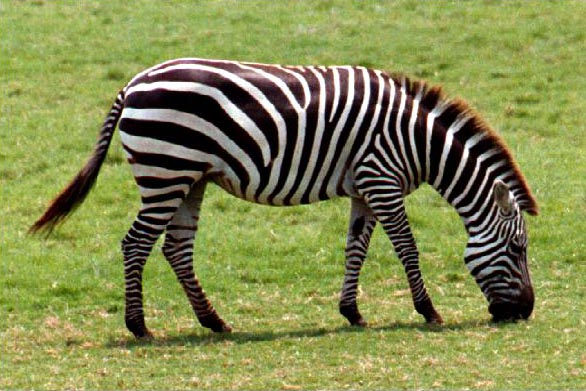
#> input picture zebra.bmp, 586 x 391 px, found by its file name
$ jupyter execute 'CROP PATCH.ipynb'
#> lines starting #> are read from the running program, lines starting #| are printed output that depends on the picture; after the words box and inside, x2 and y2 are one past the last pixel; in counts of white or black regions, pixels touching at a corner belong together
[cell 1]
##HOW TO CUT /CROP SOME PART IMAGE
#FROM SENDEX
#Loading Video Source-OpenCV with Python for Image and Video Analysis4
import numpy as np
import cv2
img = cv2.imread('/home/wazir/SRGAN/zebra.bmp', cv2.IMREAD_COLOR)
#> img is the input picture: shape (391, 586, 3); mean B, G, R 80.5, 138.4, 132.5
img[55,55] = [255,255,255]
#> img: shape (391, 586, 3); under 0.01% of pixels changed, all inside (x1, y1, x2, y2) = (55, 55, 56, 56)
px = img[55,55]
#> px = [255, 255, 255]

img[100:150, 100:150] = [255,255,255]
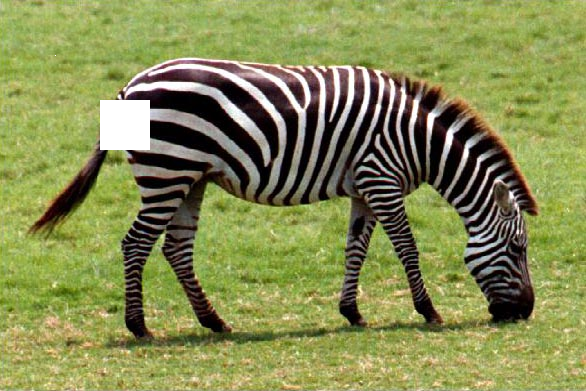
#> img: shape (391, 586, 3); mean B, G, R 82.4, 140.1, 134.1

horse = img[37:111, 107:194]
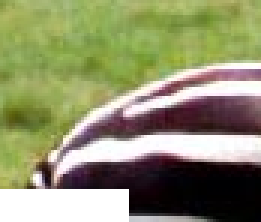
#> horse: shape (74, 87, 3) (shown 3 times larger); mean B, G, R 108.3, 145, 143
img[0:74, 0:87] = horse
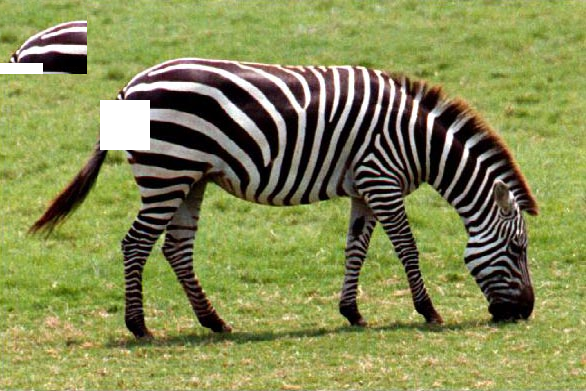
#> img: shape (391, 586, 3); 2.81% of pixels changed, all inside (x1, y1, x2, y2) = (0, 0, 87, 74)

cv2.imshow('image',img)
cv2.waitKey(0)
cv2.destroyAllWindows()
